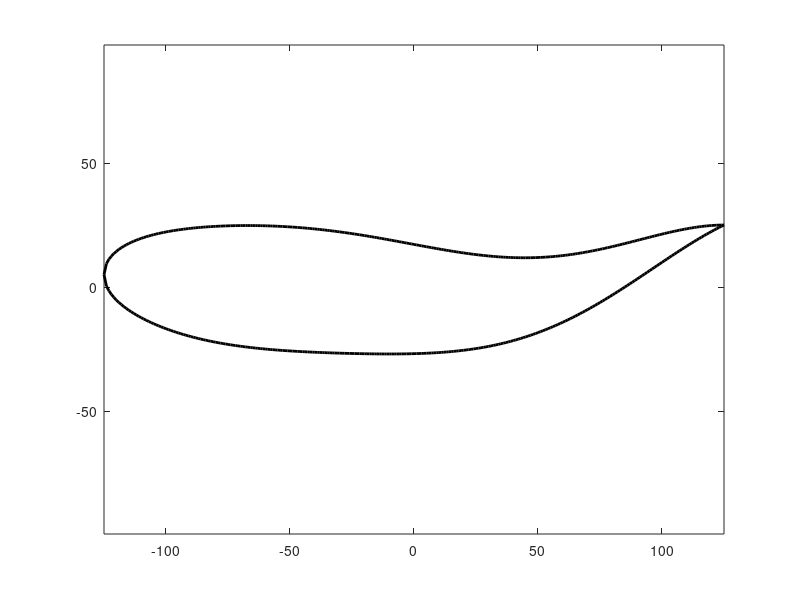

Source code (MATLAB): (Note: this script raises an error after producing the figure.)
clear;clc;close all
%% parameters
l = 250;
h = 0.1*l;
x = (-l/2:1:l/2);
t = 0.0;
f = 1e-3;
le =length(x);
y0 = zeros(size(x));
y1 = zeros(size(x));
y2 = zeros(size(x));
ap = zeros(size(x));
ve = zeros(size(x));
%% calcaute
for i=1:le
    xlabel = x(i)/l+0.50;
    ap(i)  = h*(0.200-0.825*xlabel+1.625*xlabel*xlabel)*cos(2*pi*(xlabel-f*t)); 
    y0(i)  = h*(2.969 * sqrt(xlabel) - 1.260 * xlabel - 3.516 * xlabel^2 + 2.843 * xlabel^3 - 1.036 * xlabel^4);
    y1(i)  = ap(i)+y0(i);
    y2(i)  = ap(i)-y0(i);
    ve(i)  = h*(0.200-0.825*xlabel+1.625*xlabel*xlabel)*sin(2*pi*(xlabel-f*t))*2*pi*f;
end
nx = [x(1:1:le) x(le-1:-1:1)];
ny = [y1(1:1:le) y2(le-1:-1:1)];
%% plot
plot(nx,ny,'k','LineWidth',2.0,'LineStyle','-');
axis equal
box on
ax = gca;
ax.BoxStyle = 'full';
set(gca,'xtick',[],'xticklabel',[])
set(gca,'ytick',[],'yticklabel',[])
set(gca,'ztick',[],'zticklabel',[])
axis([-l/1.5 l/1.5 -h*1.5 h*1.5])